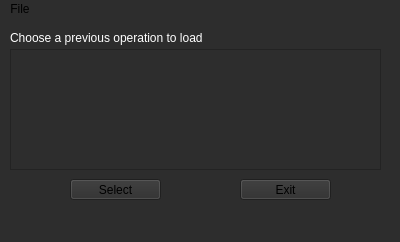
<?xml version="1.0" encoding="UTF-8"?>
<ui version="4.0">
 <class>prev_op_window</class>
 <widget class="QMainWindow" name="prev_op_window">
  <property name="geometry">
   <rect>
    <x>0</x>
    <y>0</y>
    <width>400</width>
    <height>242</height>
   </rect>
  </property>
  <property name="windowTitle">
   <string>Previous Operation</string>
  </property>
  <widget class="QWidget" name="centralwidget">
   <property name="styleSheet">
    <string notr="true">background-color:rgb(45,45,45);</string>
   </property>
   <widget class="QLabel" name="label_prev_op">
    <property name="geometry">
     <rect>
      <x>10</x>
      <y>10</y>
      <width>231</width>
      <height>18</height>
     </rect>
    </property>
    <property name="styleSheet">
     <string notr="true">color:white;</string>
    </property>
    <property name="text">
     <string>Choose a previous operation to load</string>
    </property>
   </widget>
   <widget class="QPushButton" name="select_prev_op">
    <property name="geometry">
     <rect>
      <x>70</x>
      <y>160</y>
      <width>91</width>
      <height>21</height>
     </rect>
    </property>
    <property name="text">
     <string>Select</string>
    </property>
   </widget>
   <widget class="QPushButton" name="exit_prev_op">
    <property name="geometry">
     <rect>
      <x>240</x>
      <y>160</y>
      <width>91</width>
      <height>21</height>
     </rect>
    </property>
    <property name="text">
     <string>Exit</string>
    </property>
   </widget>
   <widget class="QListWidget" name="list_prev_op">
    <property name="geometry">
     <rect>
      <x>10</x>
      <y>30</y>
      <width>371</width>
      <height>121</height>
     </rect>
    </property>
    <property name="styleSheet">
     <string notr="true">color: white;</string>
    </property>
   </widget>
  </widget>
  <widget class="QMenuBar" name="menubar">
   <property name="geometry">
    <rect>
     <x>0</x>
     <y>0</y>
     <width>400</width>
     <height>30</height>
    </rect>
   </property>
   <property name="styleSheet">
    <string notr="true">background-color:rgb(45,45,45);</string>
   </property>
   <widget class="QMenu" name="menuFile">
    <property name="styleSheet">
     <string notr="true">color:white;
background-color:rgb(45,45,45);</string>
    </property>
    <property name="title">
     <string>File</string>
    </property>
    <addaction name="actionExit"/>
   </widget>
   <addaction name="menuFile"/>
  </widget>
  <action name="actionExit">
   <property name="text">
    <string>Exit</string>
   </property>
  </action>
 </widget>
 <resources/>
 <connections/>
</ui>
